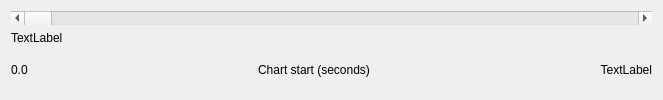
<?xml version="1.0" encoding="UTF-8"?>
<ui version="4.0">
 <class>Scroller</class>
 <widget class="QWidget" name="Scroller">
  <property name="geometry">
   <rect>
    <x>0</x>
    <y>0</y>
    <width>663</width>
    <height>100</height>
   </rect>
  </property>
  <property name="windowTitle">
   <string>Form</string>
  </property>
  <layout class="QVBoxLayout" name="verticalLayout_2">
   <item>
    <layout class="QVBoxLayout" name="verticalLayout">
     <item>
      <widget class="QScrollBar" name="segment">
       <property name="maximum">
        <number>1000</number>
       </property>
       <property name="tracking">
        <bool>true</bool>
       </property>
       <property name="orientation">
        <enum>Qt::Horizontal</enum>
       </property>
       <property name="invertedControls">
        <bool>false</bool>
       </property>
      </widget>
     </item>
     <item>
      <widget class="QLabel" name="rec_posn">
       <property name="text">
        <string>TextLabel</string>
       </property>
       <property name="alignment">
        <set>Qt::AlignLeading|Qt::AlignLeft|Qt::AlignTop</set>
       </property>
      </widget>
     </item>
     <item>
      <layout class="QHBoxLayout" name="horizontalLayout">
       <item>
        <widget class="QLabel" name="rec_start">
         <property name="sizePolicy">
          <sizepolicy hsizetype="Fixed" vsizetype="Preferred">
           <horstretch>0</horstretch>
           <verstretch>0</verstretch>
          </sizepolicy>
         </property>
         <property name="text">
          <string>0.0</string>
         </property>
         <property name="alignment">
          <set>Qt::AlignLeading|Qt::AlignLeft|Qt::AlignTop</set>
         </property>
        </widget>
       </item>
       <item>
        <spacer name="horizontalSpacer_2">
         <property name="orientation">
          <enum>Qt::Horizontal</enum>
         </property>
         <property name="sizeHint" stdset="0">
          <size>
           <width>40</width>
           <height>20</height>
          </size>
         </property>
        </spacer>
       </item>
       <item>
        <widget class="QLabel" name="label_3">
         <property name="text">
          <string>Chart start (seconds)</string>
         </property>
         <property name="alignment">
          <set>Qt::AlignHCenter|Qt::AlignTop</set>
         </property>
        </widget>
       </item>
       <item>
        <spacer name="horizontalSpacer">
         <property name="orientation">
          <enum>Qt::Horizontal</enum>
         </property>
         <property name="sizeHint" stdset="0">
          <size>
           <width>40</width>
           <height>20</height>
          </size>
         </property>
        </spacer>
       </item>
       <item>
        <widget class="QLabel" name="rec_end">
         <property name="sizePolicy">
          <sizepolicy hsizetype="Fixed" vsizetype="Preferred">
           <horstretch>0</horstretch>
           <verstretch>0</verstretch>
          </sizepolicy>
         </property>
         <property name="text">
          <string>TextLabel</string>
         </property>
         <property name="alignment">
          <set>Qt::AlignRight|Qt::AlignTop|Qt::AlignTrailing</set>
         </property>
        </widget>
       </item>
      </layout>
     </item>
    </layout>
   </item>
  </layout>
 </widget>
 <resources/>
 <connections/>
</ui>
